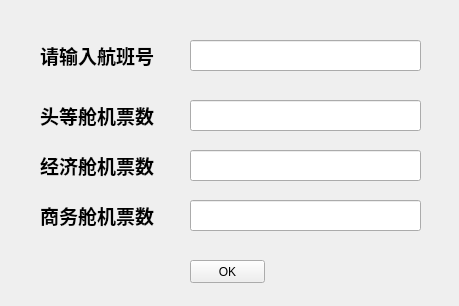
<?xml version="1.0" encoding="UTF-8"?>
<ui version="4.0">
 <class>Form</class>
 <widget class="QWidget" name="Form">
  <property name="geometry">
   <rect>
    <x>0</x>
    <y>0</y>
    <width>459</width>
    <height>306</height>
   </rect>
  </property>
  <property name="windowTitle">
   <string>Form</string>
  </property>
  <widget class="QLabel" name="label">
   <property name="geometry">
    <rect>
     <x>40</x>
     <y>40</y>
     <width>151</width>
     <height>31</height>
    </rect>
   </property>
   <property name="font">
    <font>
     <family>Agency FB</family>
     <pointsize>14</pointsize>
     <weight>75</weight>
     <bold>true</bold>
    </font>
   </property>
   <property name="text">
    <string>请输入航班号</string>
   </property>
  </widget>
  <widget class="QLineEdit" name="flightid">
   <property name="geometry">
    <rect>
     <x>190</x>
     <y>40</y>
     <width>231</width>
     <height>31</height>
    </rect>
   </property>
  </widget>
  <widget class="QLabel" name="label_10">
   <property name="geometry">
    <rect>
     <x>40</x>
     <y>100</y>
     <width>151</width>
     <height>31</height>
    </rect>
   </property>
   <property name="font">
    <font>
     <family>Agency FB</family>
     <pointsize>14</pointsize>
     <weight>75</weight>
     <bold>true</bold>
    </font>
   </property>
   <property name="text">
    <string>头等舱机票数</string>
   </property>
  </widget>
  <widget class="QLineEdit" name="fnum">
   <property name="geometry">
    <rect>
     <x>190</x>
     <y>100</y>
     <width>231</width>
     <height>31</height>
    </rect>
   </property>
  </widget>
  <widget class="QLabel" name="label_11">
   <property name="geometry">
    <rect>
     <x>40</x>
     <y>150</y>
     <width>151</width>
     <height>31</height>
    </rect>
   </property>
   <property name="font">
    <font>
     <family>Agency FB</family>
     <pointsize>14</pointsize>
     <weight>75</weight>
     <bold>true</bold>
    </font>
   </property>
   <property name="text">
    <string>经济舱机票数</string>
   </property>
  </widget>
  <widget class="QLineEdit" name="enum_2">
   <property name="geometry">
    <rect>
     <x>190</x>
     <y>150</y>
     <width>231</width>
     <height>31</height>
    </rect>
   </property>
  </widget>
  <widget class="QLabel" name="label_12">
   <property name="geometry">
    <rect>
     <x>40</x>
     <y>200</y>
     <width>151</width>
     <height>31</height>
    </rect>
   </property>
   <property name="font">
    <font>
     <family>Agency FB</family>
     <pointsize>14</pointsize>
     <weight>75</weight>
     <bold>true</bold>
    </font>
   </property>
   <property name="text">
    <string>商务舱机票数</string>
   </property>
  </widget>
  <widget class="QLineEdit" name="Bnum">
   <property name="geometry">
    <rect>
     <x>190</x>
     <y>200</y>
     <width>231</width>
     <height>31</height>
    </rect>
   </property>
  </widget>
  <widget class="QPushButton" name="reok">
   <property name="geometry">
    <rect>
     <x>190</x>
     <y>260</y>
     <width>75</width>
     <height>23</height>
    </rect>
   </property>
   <property name="text">
    <string>OK</string>
   </property>
  </widget>
 </widget>
 <resources/>
 <connections/>
</ui>
